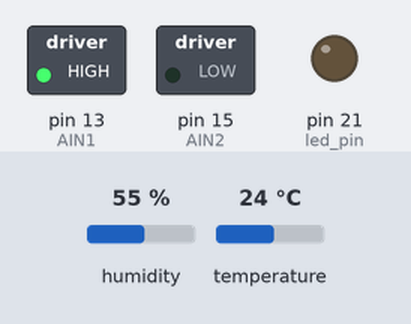
A program run on a simulated Raspberry Pi (header pin numbers). Shown: switched loads named in the program (green lamp = pin HIGH), output pins drawn as LEDs (lit = HIGH). Inputs (shaded band) come from the test bench; at power-on: humidity 55 %, temperature 24 °C. What the program prints to the terminal is not drawn. At 16.7 s the program stops and its outputs stay as they are.

Above: at 1.5 s.
At 4.1 s:
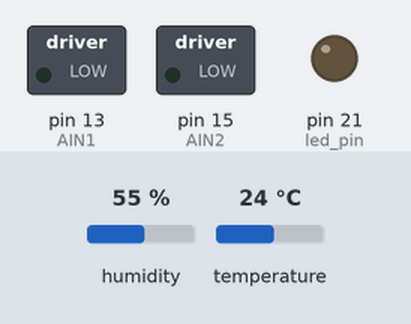
Timing chart, 0 to 6.6 s (numbered marks = the images above):
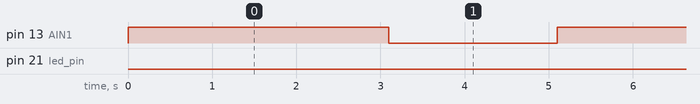

The program:

runprogram.py
```python
import RPi.GPIO as GPIO
import time
import Adafruit_DHT

# sensor pin and DHT object
sensor = Adafruit_DHT.DHT11
pin = 2
Adafruit_DHT.AM2302

# motor pins and configuration
AIN1 = 13
AIN2 = 15

# LED pin
led_pin = 21

# Initialize GPIO
GPIO.setwarnings(False)
GPIO.setmode(GPIO.BOARD)
GPIO.setup(AIN1, GPIO.OUT)
GPIO.setup(AIN2, GPIO.OUT)
GPIO.setup(led_pin, GPIO.OUT)

# function for motor control
def step_motor(direction):
    GPIO.output(AIN1, direction)
    for pw in range(0, 101, 10):
        # GPIO.output(PWMA, GPIO.HIGH)  # Comment or remove this line
        time.sleep(0.05)
    for pw in range(100, -1, -10):
        # GPIO.output(PWMA, GPIO.LOW)  # Comment or remove this line
        time.sleep(0.05)

def reset_motor():
    GPIO.output(AIN1, GPIO.LOW)
    GPIO.output(AIN2, GPIO.LOW)

# function for DHT11 sensor
def get_sensor_data():
    humidity, temperature = Adafruit_DHT.read_retry(sensor, pin)
    if humidity is not None and temperature is not None:
        print(f"온도: {temperature:.1f}°C, 습도: {humidity:.1f}%")
    else:
        print("센서 데이터 읽기 실패. 다시 시도하세요!")

# run the program
try:
    # control motor
    for i in range(2):
        step_motor(GPIO.HIGH)
        time.sleep(2)
        reset_motor()
        time.sleep(2)

    # read sensor data
    get_sensor_data()

    # control LED
    for i in range(3):
        GPIO.output(led_pin, GPIO.HIGH)
        time.sleep(1)
        GPIO.output(led_pin, GPIO.LOW)
        time.sleep(1)

except KeyboardInterrupt:
    print("프로그램 중지")
    GPIO.cleanup()
```

Measured:
- by itself, pin 13 (AIN1): alternates HIGH for 3.1 s and LOW for 2.0 s, 4 changes in all, then stays LOW
- by itself, pin 21 (led_pin): LOW → HIGH at 10.7 s, → LOW 1.0 s later, → HIGH 1.0 s later, → LOW 1.0 s later, … (6 changes in this stretch)
